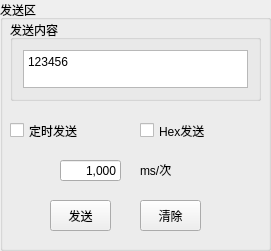
     <widget class="QGroupBox" name="groupBox_19">
      <property name="geometry">
       <rect>
        <x>20</x>
        <y>580</y>
        <width>271</width>
        <height>251</height>
       </rect>
      </property>
      <property name="title">
       <string>发送区</string>
      </property>
      <widget class="QGroupBox" name="verticalGroupBox_2">
       <property name="geometry">
        <rect>
         <x>10</x>
         <y>20</y>
         <width>251</width>
         <height>81</height>
        </rect>
       </property>
       <property name="title">
        <string>发送内容</string>
       </property>
       <layout class="QVBoxLayout" name="verticalLayout_2">
        <property name="leftMargin">
         <number>10</number>
        </property>
        <property name="topMargin">
         <number>10</number>
        </property>
        <property name="rightMargin">
         <number>10</number>
        </property>
        <property name="bottomMargin">
         <number>10</number>
        </property>
        <item>
         <widget class="QTextEdit" name="send_text">
          <property name="html">
           <string>&lt;!DOCTYPE HTML PUBLIC &quot;-//W3C//DTD HTML 4.0//EN&quot; &quot;http://www.w3.org/TR/REC-html40/strict.dtd&quot;&gt;
&lt;html&gt;&lt;head&gt;&lt;meta name=&quot;qrichtext&quot; content=&quot;1&quot; /&gt;&lt;style type=&quot;text/css&quot;&gt;
p, li { white-space: pre-wrap; }
&lt;/style&gt;&lt;/head&gt;&lt;body style=&quot; font-family:'SimSun'; font-size:9pt; font-weight:400; font-style:normal;&quot;&gt;
&lt;p style=&quot; margin-top:0px; margin-bottom:0px; margin-left:0px; margin-right:0px; -qt-block-indent:0; text-indent:0px;&quot;&gt;123456&lt;/p&gt;&lt;/body&gt;&lt;/html&gt;</string>
          </property>
          <property name="placeholderText">
           <string/>
          </property>
         </widget>
        </item>
       </layout>
      </widget>
      <widget class="QCheckBox" name="timer_send_cb">
       <property name="geometry">
        <rect>
         <x>10</x>
         <y>110</y>
         <width>121</width>
         <height>41</height>
        </rect>
       </property>
       <property name="text">
        <string>定时发送</string>
       </property>
      </widget>
      <widget class="QCheckBox" name="hex_send">
       <property name="geometry">
        <rect>
         <x>140</x>
         <y>110</y>
         <width>121</width>
         <height>41</height>
        </rect>
       </property>
       <property name="text">
        <string>Hex发送</string>
       </property>
      </widget>
      <widget class="QLineEdit" name="lineEdit_3">
       <property name="geometry">
        <rect>
         <x>60</x>
         <y>160</y>
         <width>61</width>
         <height>21</height>
        </rect>
       </property>
       <property name="text">
        <string>1,000</string>
       </property>
       <property name="alignment">
        <set>Qt::AlignRight|Qt::AlignTrailing|Qt::AlignVCenter</set>
       </property>
      </widget>
      <widget class="QLabel" name="dw">
       <property name="geometry">
        <rect>
         <x>140</x>
         <y>160</y>
         <width>71</width>
         <height>20</height>
        </rect>
       </property>
       <property name="text">
        <string>ms/次</string>
       </property>
      </widget>
      <widget class="QPushButton" name="sendTextButton">
       <property name="geometry">
        <rect>
         <x>50</x>
         <y>200</y>
         <width>61</width>
         <height>31</height>
        </rect>
       </property>
       <property name="text">
        <string>发送</string>
       </property>
      </widget>
      <widget class="QPushButton" name="timeclock_clear_button">
       <property name="geometry">
        <rect>
         <x>140</x>
         <y>200</y>
         <width>61</width>
         <height>31</height>
        </rect>
       </property>
       <property name="text">
        <string>清除</string>
       </property>
      </widget>
     </widget>
